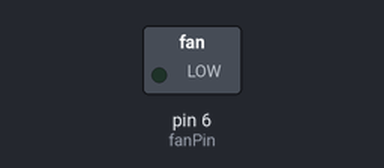
Simulated run of this sketch. Board: Arduino Uno, built with avr-gcc and run on an emulated ATmega328P. Parts: switched loads named in the sketch (green lamp = pin HIGH).

Above: at 0.05 s.
At 4.5 s:
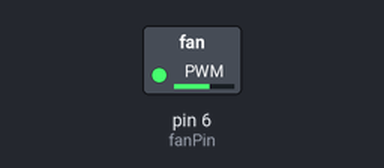
At 9.0 s:
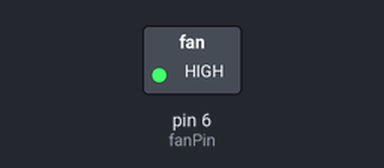
Timing chart, 0 to 11.7 s (numbered marks = the images above):
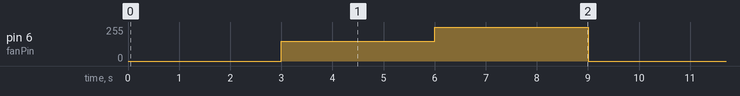

Measured:
- by itself, pin 6 (fanPin): repeats every 9.0 s: 255/255 3.0 s, 0/255 3.0 s, 150/255 3.0 s

The sketch:

Fan.ino
```cpp
// Code to control Fan speed via PWM

int fanPin = 6;

void setup() {
   pinMode(fanPin, OUTPUT);
}

void loop() {
   //Fan off
   analogWrite(fanPin, 0);
   delay(3000);

   //Medium speed
   analogWrite(fanPin, 150);
   delay(3000);

   //Max speed
   analogWrite(fanPin, 255);
   delay(3000);
}
```
